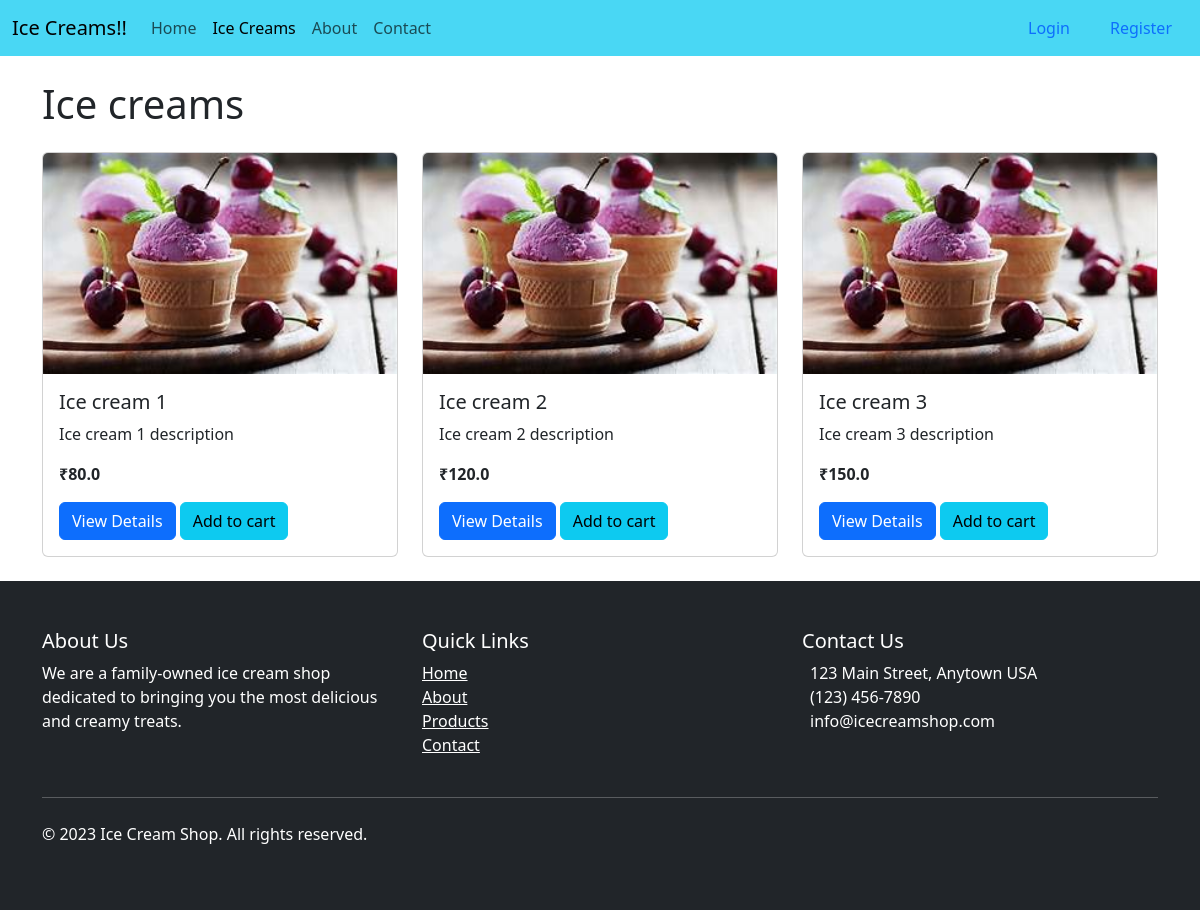
/ice-creams/, run on the app's committed database.
### website/models.py (models this page shows, shortened)
class Product(models.Model):
    class Brand(models.TextChoices):
        BenAndJerrys = 'Ben & Jerry\'s', 'Ben & Jerry\'s'
        Magnum = 'Magnum', 'Magnum'
        DairyQueen = 'Dairy Queen', 'Dairy Queen'
    BRAND_CHOICES = [
        ('BenAndJerrys', 'Ben & Jerry\'s'),
        ('Magnum', 'Magnum'),
        ('DairyQueen', 'Dairy Queen'),
    ]
    class Category(models.TextChoices):
        IceCream = 'Ice Cream', 'Ice Cream'
        Gelato = 'Gelato', 'Gelato'
        IceCreamBars = 'Ice Cream Bars', 'Ice Cream Bars'
    CATEGORY_CHOICES = [
        ('IceCream', 'Ice Cream'),
        ('Gelato', 'Gelato'),
        ('IceCreamBars', 'Ice Cream Bars'),
    ]
    name = models.CharField(max_length=255, unique=True)
    slug = models.SlugField(max_length=255, unique=True, blank=True)
    user = models.ForeignKey(User, on_delete=models.CASCADE, related_name='products', default="vinod")
    description = models.TextField()
    price = models.FloatField()
    image_url = models.ImageField(upload_to='products/images/')
    brand = models.CharField(max_length=50, choices=BRAND_CHOICES, default=Brand.Magnum)
    category = models.CharField(max_length=50, choices=CATEGORY_CHOICES, default=Category.IceCream)
    created_at = models.DateTimeField(auto_now_add=True)

### website/views.py (the view)
# urls.py: path("ice-creams/", views.ice_creams, name="ice_creams"),
def ice_creams(request):
    products = Product.objects.all()
    paginator = Paginator(products, 6)  # Show 10 products per page
    page_number = request.GET.get('page')
    page_obj = paginator.get_page(page_number)
    return render(request, "ice_creams.html", {'page_obj': page_obj})

### website/templates/ice_creams.html (shortened to what this page needs)
{% extends "master_layout.html" %}
{% load bootstrap5 %}
{% block content %}
<div class="container mt-4">
    <h1 class="mb-4">Ice creams</h1>
    <div class="row">
        {% for ice_cream in page_obj %}
            <div class="col-md-4 mb-4">
                <div class="card">
                    <img src="/media/{{ ice_cream.image_url }}" class="card-img-top" alt="{{ ice_cream.name }}">
                    <div class="card-body">
                        <h5 class="card-title">{{ ice_cream.name }}</h5>
                        <p class="card-text">{{ ice_cream.description }}</p>
                        <p class="card-text"><strong>₹{{ ice_cream.price }}</strong></p>
                        <a href="{% url 'ice_cream_detail' ice_cream.id %}" class="btn btn-primary">View Details</a>
                        <a class="btn btn-info" href="#">Add to cart</a>
                    </div>
                </div>
            </div>
        {% empty %}
            <p>No ice creams available.</p>
        {% endfor %}
    </div>
</div>
{% endblock %}

### data on the page
Product: image_url (picture), name "Ice cream 1", description "Ice cream 1 description", price "80.0"
Product: image_url (picture), name "Ice cream 2", description "Ice cream 2 description", price "120.0"
Product: image_url (picture), name "Ice cream 3", description "Ice cream 3 description", price "150.0"
